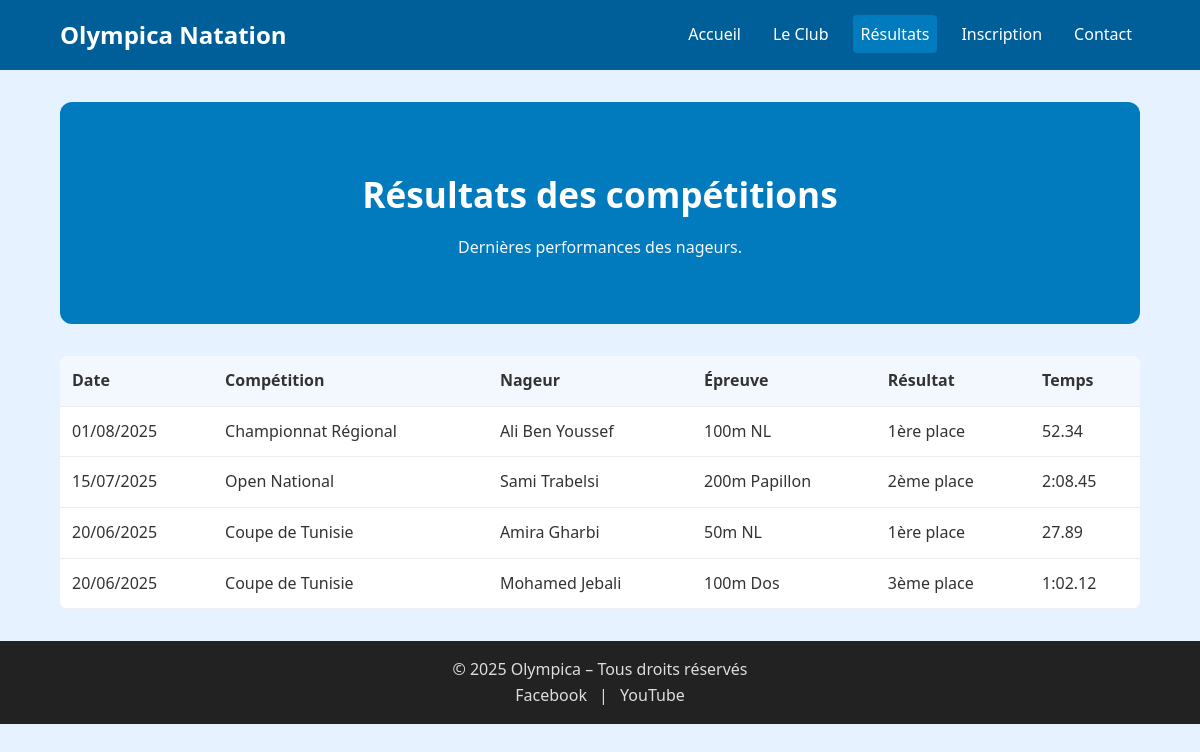
Screenshot of /resultats.php with the database file from the repository.
### tables this page shows
CREATE TABLE resultats (
    id INT AUTO_INCREMENT PRIMARY KEY,
    date_competition DATE NOT NULL,
    nom_competition VARCHAR(255) NOT NULL,
    nageur VARCHAR(255) NOT NULL,
    epreuve VARCHAR(255) NOT NULL,
    resultat VARCHAR(100) NOT NULL,
    temps VARCHAR(50),
    actif TINYINT(1) DEFAULT 1,
    date_creation TIMESTAMP DEFAULT CURRENT_TIMESTAMP
);

### functions.php (called while the page is built, shortened)
<?php
function escape($string) {
    return htmlspecialchars($string, ENT_QUOTES, 'UTF-8');
}
function getResultats($limit = null) {
    $db = getDB();
    $sql = "SELECT * FROM resultats WHERE actif = 1 ORDER BY date_competition DESC";
    $stmt = $db->query($sql);
    return $stmt->fetchAll();
}
function formatDate($date, $format = 'd/m/Y') {
    return date($format, strtotime($date));
}
?>

### resultats.php (the view, shortened to what this page needs)
<?php
require_once 'includes/functions.php';
$resultats = getResultats();
include 'includes/header.php';
?>
  <main class="container">
    <section class="hero" style="border-radius:12px;">
      <h1>Résultats des compétitions</h1>
      <p>Dernières performances des nageurs.</p>
    </section>
    <section>
      <?php if (!empty($resultats)): ?>
      <table>
        <thead>
          <tr>
            <th>Date</th>
            <th>Compétition</th>
            <th>Nageur</th>
            <th>Épreuve</th>
            <th>Résultat</th>
            <?php if (isset($resultats[0]['temps'])): ?>
            <th>Temps</th>
            <?php endif; ?>
          </tr>
        </thead>
        <tbody>
          <?php foreach ($resultats as $resultat): ?>
          <tr>
            <td><?php echo formatDate($resultat['date_competition']); ?></td>
            <td><?php echo escape($resultat['nom_competition']); ?></td>
            <td><?php echo escape($resultat['nageur']); ?></td>
            <td><?php echo escape($resultat['epreuve']); ?></td>
            <td><?php echo escape($resultat['resultat']); ?></td>
            <?php if (isset($resultat['temps'])): ?>
            <td><?php echo escape($resultat['temps']); ?></td>
            <?php endif; ?>
          </tr>
          <?php endforeach; ?>
        </tbody>
      </table>
      <?php else: ?>
        <p>Aucun résultat disponible pour le moment.</p>
      <?php endif; ?>
    </section>
  </main>
<?php include 'includes/footer.php'; ?>

### style.css (style rules this page uses)
* { margin: 0; padding: 0; box-sizing: border-box; }
body { font-family: 'Segoe UI', Tahoma, sans-serif; line-height: 1.6; background-color: #e6f2ff; color: #333; }
.container { width: 90%; max-width: 1200px; margin: auto; }
.hero { text-align: center; padding: 4rem 1rem; background: #017bbd; color: white; }
.hero h1 { font-size: 2.2rem; margin-bottom: 0.75rem; }
.hero p { opacity: 0.95; }
section { margin: 2rem 0; }
table { width: 100%; border-collapse: collapse; background: #fff; border-radius: 8px; overflow: hidden; }
th, td { padding: 12px; border-bottom: 1px solid #eee; text-align: left; }
th { background: #f3f8ff; }

### rows the page displays
resultats: date_competition "01/08/2025", nom_competition "Championnat Régional", nageur "Ali Ben Youssef", epreuve "100m NL", resultat "1ère place", temps "52.34"
resultats: date_competition "15/07/2025", nom_competition "Open National", nageur "Sami Trabelsi", epreuve "200m Papillon", resultat "2ème place", temps "2:08.45"
resultats: date_competition "20/06/2025", nom_competition "Coupe de Tunisie", nageur "Amira Gharbi", epreuve "50m NL", resultat "1ère place", temps "27.89"
resultats: date_competition "20/06/2025", nom_competition "Coupe de Tunisie", nageur "Mohamed Jebali", epreuve "100m Dos", resultat "3ème place", temps "1:02.12"
